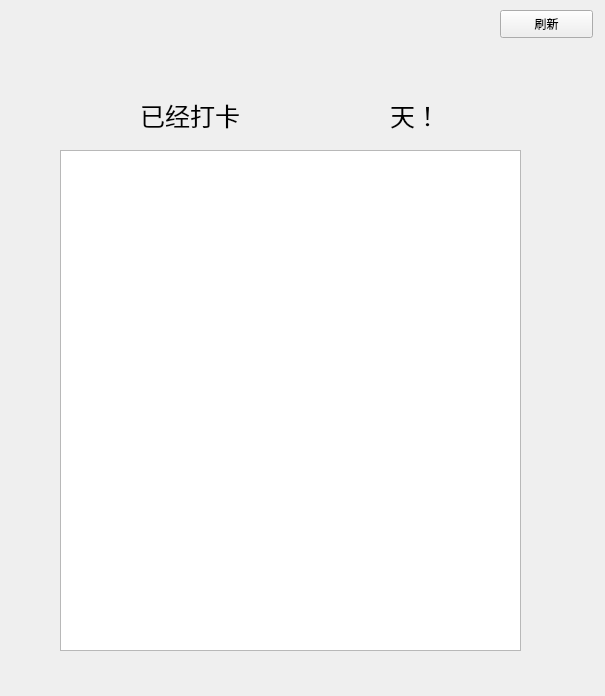
<?xml version="1.0" encoding="UTF-8"?>
<ui version="4.0">
 <class>selfinformation</class>
 <widget class="QWidget" name="selfinformation">
  <property name="geometry">
   <rect>
    <x>0</x>
    <y>0</y>
    <width>605</width>
    <height>696</height>
   </rect>
  </property>
  <property name="windowTitle">
   <string>Form</string>
  </property>
  <widget class="QTableView" name="tableView">
   <property name="geometry">
    <rect>
     <x>60</x>
     <y>150</y>
     <width>461</width>
     <height>501</height>
    </rect>
   </property>
  </widget>
  <widget class="QPushButton" name="pushButton">
   <property name="geometry">
    <rect>
     <x>500</x>
     <y>10</y>
     <width>93</width>
     <height>28</height>
    </rect>
   </property>
   <property name="text">
    <string>刷新</string>
   </property>
  </widget>
  <widget class="QLabel" name="label">
   <property name="geometry">
    <rect>
     <x>140</x>
     <y>90</y>
     <width>141</width>
     <height>51</height>
    </rect>
   </property>
   <property name="font">
    <font>
     <pointsize>19</pointsize>
    </font>
   </property>
   <property name="text">
    <string>已经打卡</string>
   </property>
  </widget>
  <widget class="QLabel" name="label_2">
   <property name="geometry">
    <rect>
     <x>300</x>
     <y>90</y>
     <width>61</width>
     <height>51</height>
    </rect>
   </property>
   <property name="font">
    <font>
     <pointsize>19</pointsize>
    </font>
   </property>
   <property name="text">
    <string/>
   </property>
  </widget>
  <widget class="QLabel" name="label_3">
   <property name="geometry">
    <rect>
     <x>390</x>
     <y>90</y>
     <width>141</width>
     <height>51</height>
    </rect>
   </property>
   <property name="font">
    <font>
     <pointsize>19</pointsize>
    </font>
   </property>
   <property name="text">
    <string>天！</string>
   </property>
  </widget>
 </widget>
 <resources/>
 <connections/>
</ui>
